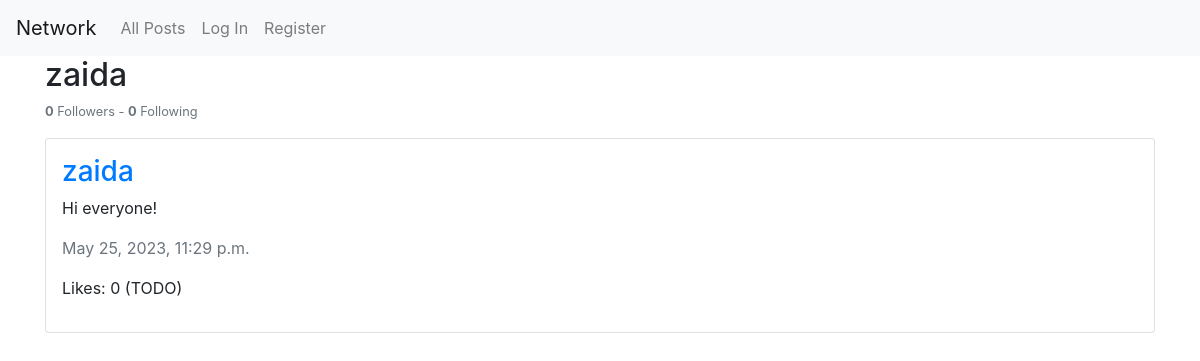
Before: /profile/1 with the older database file.
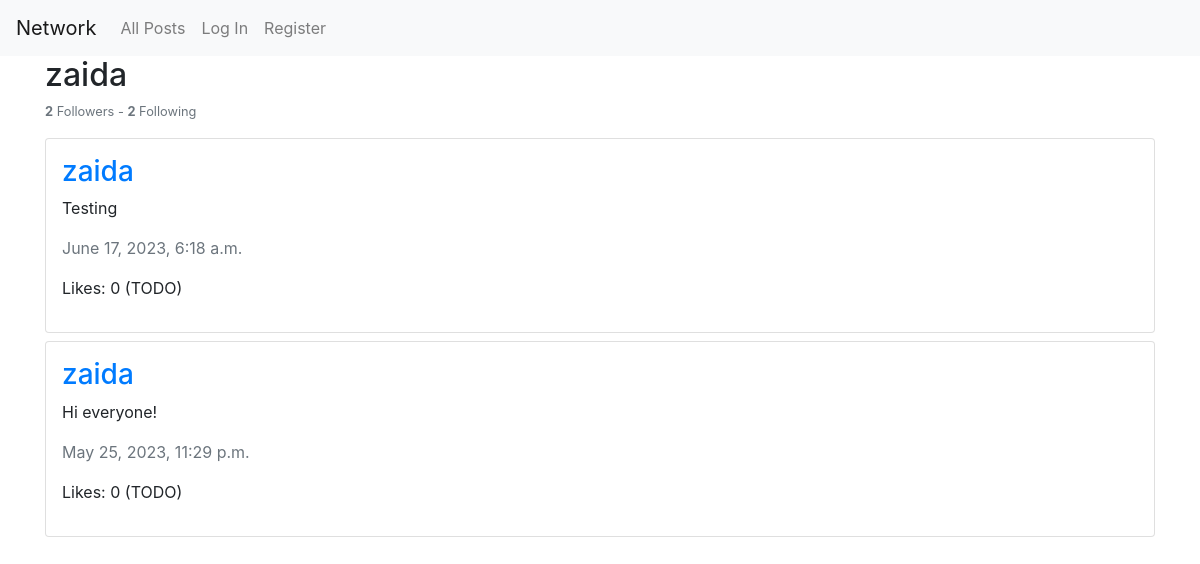
After: the same page with the newer database file.
### network/models.py (models this page shows, shortened)
class Post(models.Model):
    author = models.ForeignKey(User, on_delete=models.CASCADE, related_name='posts')
    body = models.CharField(max_length=255)
    timestamp = models.DateTimeField(auto_now_add=True)

class User(AbstractUser):
    pass

### network/views.py (the view)
# urls.py: path('profile/<int:user_id>', views.profile, name="profile"),
def profile(request, user_id):
    user = User.objects.get(pk=user_id)
    posts = Post.objects.filter(author=user).order_by('id').reverse()
    following = Follow.objects.filter(follower=user)
    followers = Follow.objects.filter(following=user)
    try:
        isFollower = followers.filter(user=User.objects.get(pk=request.user.id))
        if len(isFollower) != 0:
            isFollowing = False
        else:
            isFollowing = True
    except:
        isFollowing = False
    paginator = Paginator(posts, 10)
    page_number = request.GET.get('page')
    page_obj = paginator.get_page(page_number)
    return render(request, "network/profile.html", {
        'posts': posts,
        'page_obj': page_obj,
        'username': user.username,
        'followers': followers,
        'following': following,
        'isFollowing': isFollowing,
        'profile_owner': user
    })

### network/templates/network/profile.html (shortened to what this page needs)
{% extends "network/layout.html" %} {% block body %}
<div class="container">
  <h2>{{ username}}</h2>
  <div class=" d-flex align-items-baseline justify-content-between">
    <p class="text-secondary small">
      <strong>{{ followers.count }}</strong> Followers - <strong>{{ following.count }}</strong> Following
    </p>
  </div>
  <div id="all-posts">
    {% for post in page_obj %}
    <div class="card mb-2 p-3">
      <h3>
        <a href="{% url 'profile' user_id=profile_owner.id %}"
          >{{ post.author }}</a
        >
      </h3>
      <p>{{ post.body }}</p>
      <p class="text-secondary lh-1">{{ post.timestamp }}</p>
      <p>Likes: 0 (TODO)</p>
    </div>
    {% empty %}
    <h3>No posts available</h3>
    {% endfor %}
  </div>
</div>
{% endblock %}

Changed rows visible on the page:
added Post: author "zaida", body "Testing", timestamp "June 17, 2023, 6:18 a.m."
Other visible differences:
{{ followers.count }}: "0" → "2"
{{ following.count }}: "0" → "2"
